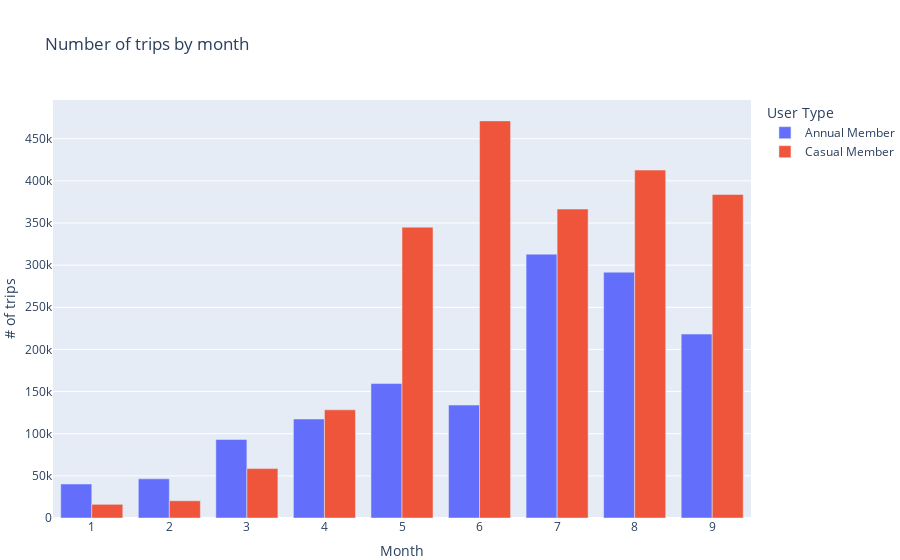

Notebook source saved alongside this figure:
### Markdown cell above
##### How many trips did poeple in Toronto had with Bike Share Toronto in 2022 seggregated on a monthly basis?

### Code cell
byMonth = df_v2.groupby([df_v2['Start Time'].dt.month, 'User Type'])["Start Station Id"].count()
byMonth = byMonth.reset_index()
fig = px.bar(byMonth, x='Start Time', y='Start Station Id',
             color='User Type', barmode = 'group',
             labels={'Start Time':'Month', 'Start Station Id':'# of trips'}, 
             title='Number of trips by month')
fig.update_layout(margin ={'l':50,'b':0,'r':0})
fig.show()

### Figure 1 — Plotly figure (JSON) as saved in the notebook; plotly's stock layout.template omitted (floating-point values rounded to 4 significant figures)
{"data": [{"alignmentgroup": "True", "hovertemplate": "User Type=Annual Member<br>Month=%{x}<br># of trips=%{y}<extra></extra>", "legendgroup": "Annual Member", "marker": {"color": "#636EFA", "pattern": {"shape": ""}}, "name": "Annual Member", "offsetgroup": "Annual Member", "orientation": "v", "showlegend": true, "textposition": "auto", "type": "bar", "x": [1, 2, 3, 4, 5, 6, 7, 8, 9], "xaxis": "x", "y": [40334, 46487, 93215, 117426, 159526, 134010, 313048, 291638, 218216], "yaxis": "y"}, {"alignmentgroup": "True", "hovertemplate": "User Type=Casual Member<br>Month=%{x}<br># of trips=%{y}<extra></extra>", "legendgroup": "Casual Member", "marker": {"color": "#EF553B", "pattern": {"shape": ""}}, "name": "Casual Member", "offsetgroup": "Casual Member", "orientation": "v", "showlegend": true, "textposition": "auto", "type": "bar", "x": [1, 2, 3, 4, 5, 6, 7, 8, 9], "xaxis": "x", "y": [16219, 20426, 58621, 128346, 345047, 471148, 366572, 412775, 383916], "yaxis": "y"}], "layout": {"barmode": "group", "legend": {"title": {"text": "User Type"}, "tracegroupgap": 0}, "margin": {"b": 0, "l": 50, "r": 0}, "title": {"text": "Number of trips by month"}, "xaxis": {"anchor": "y", "domain": [0, 1], "title": {"text": "Month"}}, "yaxis": {"anchor": "x", "domain": [0, 1], "title": {"text": "# of trips"}}}}
